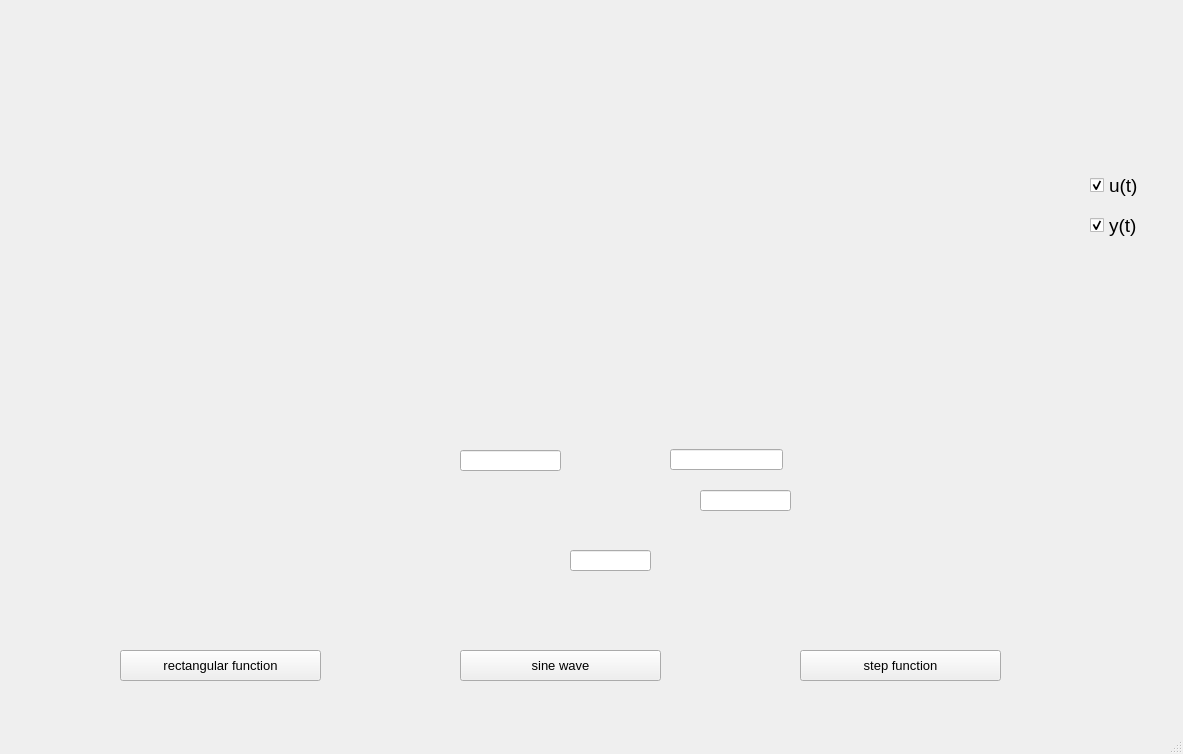
<?xml version="1.0" encoding="UTF-8"?>
<ui version="4.0">
 <class>MainWindow</class>
 <widget class="QMainWindow" name="MainWindow">
  <property name="geometry">
   <rect>
    <x>0</x>
    <y>0</y>
    <width>1183</width>
    <height>754</height>
   </rect>
  </property>
  <property name="windowTitle">
   <string>Transfer function</string>
  </property>
  <property name="windowIcon">
   <iconset>
    <normaloff>source/f(x).png</normaloff>source/f(x).png</iconset>
  </property>
  <property name="autoFillBackground">
   <bool>false</bool>
  </property>
  <widget class="QWidget" name="centralwidget">
   <widget class="u_y_plot" name="u_y_plot" native="true">
    <property name="geometry">
     <rect>
      <x>50</x>
      <y>20</y>
      <width>1021</width>
      <height>371</height>
     </rect>
    </property>
   </widget>
   <widget class="QLabel" name="label">
    <property name="geometry">
     <rect>
      <x>120</x>
      <y>410</y>
      <width>881</width>
      <height>211</height>
     </rect>
    </property>
    <property name="text">
     <string/>
    </property>
    <property name="pixmap">
     <pixmap>source/transfer function.png</pixmap>
    </property>
   </widget>
   <widget class="QLineEdit" name="K_value">
    <property name="geometry">
     <rect>
      <x>460</x>
      <y>450</y>
      <width>101</width>
      <height>21</height>
     </rect>
    </property>
    <property name="font">
     <font>
      <pointsize>12</pointsize>
     </font>
    </property>
   </widget>
   <widget class="QLineEdit" name="B_value">
    <property name="geometry">
     <rect>
      <x>670</x>
      <y>449</y>
      <width>113</width>
      <height>21</height>
     </rect>
    </property>
    <property name="font">
     <font>
      <pointsize>12</pointsize>
     </font>
    </property>
   </widget>
   <widget class="QLineEdit" name="A_value">
    <property name="geometry">
     <rect>
      <x>700</x>
      <y>490</y>
      <width>91</width>
      <height>21</height>
     </rect>
    </property>
    <property name="font">
     <font>
      <pointsize>12</pointsize>
     </font>
    </property>
   </widget>
   <widget class="QLineEdit" name="M_value">
    <property name="geometry">
     <rect>
      <x>570</x>
      <y>550</y>
      <width>81</width>
      <height>21</height>
     </rect>
    </property>
    <property name="font">
     <font>
      <pointsize>10</pointsize>
     </font>
    </property>
    <property name="text">
     <string/>
    </property>
   </widget>
   <widget class="QPushButton" name="rectangular">
    <property name="geometry">
     <rect>
      <x>120</x>
      <y>650</y>
      <width>201</width>
      <height>31</height>
     </rect>
    </property>
    <property name="font">
     <font>
      <pointsize>10</pointsize>
     </font>
    </property>
    <property name="text">
     <string>rectangular function</string>
    </property>
   </widget>
   <widget class="QPushButton" name="sine">
    <property name="geometry">
     <rect>
      <x>460</x>
      <y>650</y>
      <width>201</width>
      <height>31</height>
     </rect>
    </property>
    <property name="font">
     <font>
      <pointsize>10</pointsize>
     </font>
    </property>
    <property name="text">
     <string>sine wave</string>
    </property>
   </widget>
   <widget class="QPushButton" name="step">
    <property name="geometry">
     <rect>
      <x>800</x>
      <y>650</y>
      <width>201</width>
      <height>31</height>
     </rect>
    </property>
    <property name="font">
     <font>
      <pointsize>10</pointsize>
     </font>
    </property>
    <property name="text">
     <string>step function</string>
    </property>
   </widget>
   <widget class="QCheckBox" name="u_box">
    <property name="geometry">
     <rect>
      <x>1090</x>
      <y>170</y>
      <width>70</width>
      <height>31</height>
     </rect>
    </property>
    <property name="font">
     <font>
      <pointsize>14</pointsize>
     </font>
    </property>
    <property name="text">
     <string>u(t)</string>
    </property>
    <property name="checked">
     <bool>true</bool>
    </property>
   </widget>
   <widget class="QCheckBox" name="y_box">
    <property name="geometry">
     <rect>
      <x>1090</x>
      <y>210</y>
      <width>70</width>
      <height>31</height>
     </rect>
    </property>
    <property name="font">
     <font>
      <pointsize>14</pointsize>
     </font>
    </property>
    <property name="text">
     <string>y(t)</string>
    </property>
    <property name="checked">
     <bool>true</bool>
    </property>
   </widget>
  </widget>
  <widget class="QMenuBar" name="menubar">
   <property name="geometry">
    <rect>
     <x>0</x>
     <y>0</y>
     <width>1183</width>
     <height>21</height>
    </rect>
   </property>
  </widget>
  <widget class="QStatusBar" name="statusbar"/>
 </widget>
 <customwidgets>
  <customwidget>
   <class>u_y_plot</class>
   <extends>QWidget</extends>
   <header>u_y_plot.h</header>
   <container>1</container>
  </customwidget>
 </customwidgets>
 <resources/>
 <connections/>
</ui>
